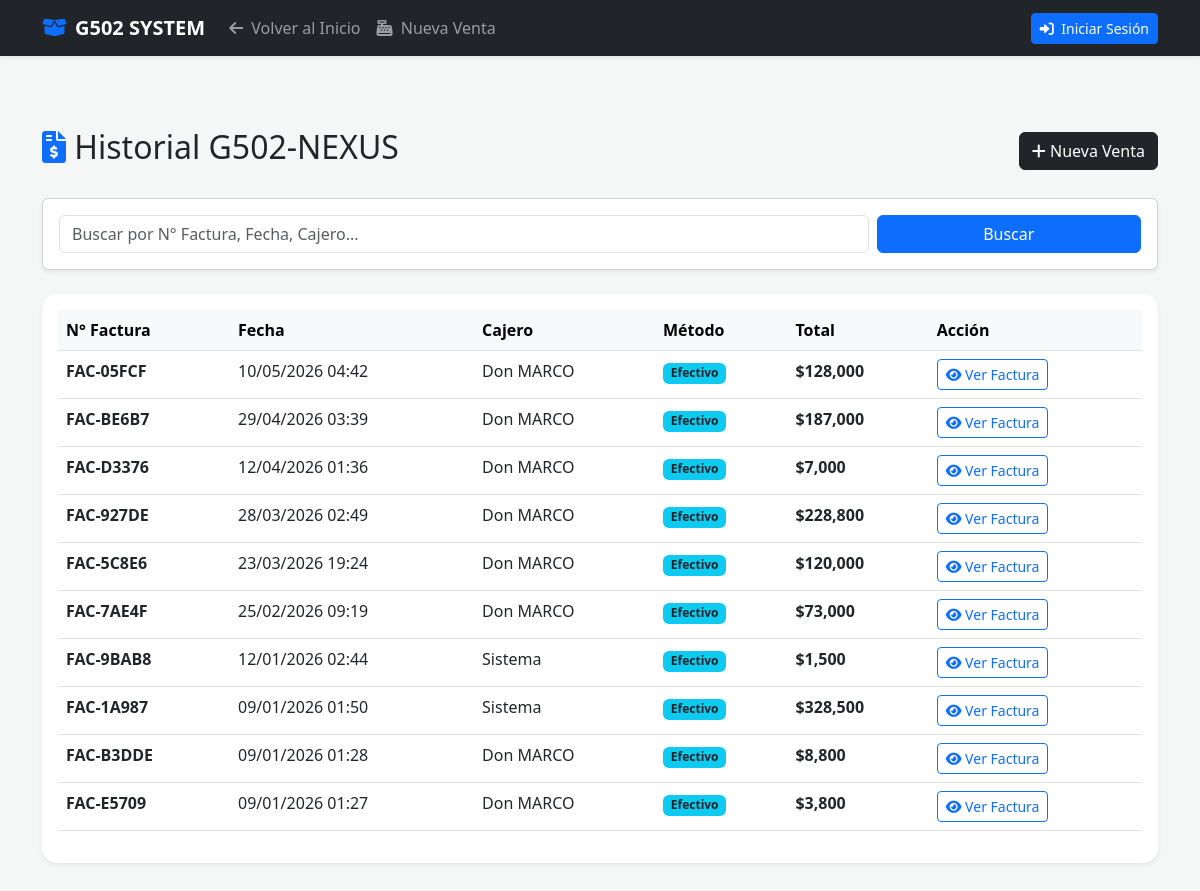
Page /g502/admin/basefacturas.php on the committed database.
### tables this page shows
CREATE TABLE `factura_base` (
  `id` int(11) NOT NULL,
  `numero_factura` varchar(20) DEFAULT NULL,
  `fecha_venta` datetime DEFAULT current_timestamp(),
  `cliente_id` int(11) DEFAULT 1,
  `cajero_id` int(11) DEFAULT NULL,
  `subtotal` decimal(10,2) DEFAULT NULL,
  `impuestos` decimal(10,2) DEFAULT NULL,
  `total` decimal(10,2) DEFAULT NULL,
  `metodo_pago` enum('Efectivo','Tarjeta','Transferencia') DEFAULT 'Efectivo',
  `estado` enum('Completada','Anulada') DEFAULT 'Completada',
  `cambio` varchar(222) NOT NULL
);

CREATE TABLE `usuarios` (
  `id` int(11) NOT NULL,
  `nombre_usuario` varchar(50) NOT NULL,
  `nombre_completo` varchar(100) DEFAULT NULL,
  `email` varchar(100) NOT NULL,
  `telefono` varchar(20) DEFAULT NULL,
  `direccion` text DEFAULT NULL,
  `ciudad` varchar(50) DEFAULT NULL,
  `estado_provincia` varchar(50) DEFAULT NULL,
  `password` varchar(255) NOT NULL,
  `rol` enum('usuario','administrador','empleado') NOT NULL DEFAULT 'usuario',
  `estado_cuenta` enum('activo','inactivo') DEFAULT 'activo',
  `fecha_registro` timestamp NOT NULL DEFAULT current_timestamp()
);

### g502/admin/basefacturas.php (the view, shortened to what this page needs)
<?php
require_once '../config/db.php';
$busqueda = $_GET['busqueda'] ?? '';
$sql = "SELECT fb.*, u.nombre_usuario
        FROM factura_base fb
        LEFT JOIN usuarios u ON fb.cajero_id = u.id";
$sql .= " ORDER BY fb.fecha_venta DESC";
$resultado = mysqli_query($conn, $sql);
?>
<!DOCTYPE html>
<html lang="es">
<head>
    <link href="https://cdn.jsdelivr.net/npm/bootstrap@5.3.0/dist/css/bootstrap.min.css" rel="stylesheet">
    <link rel="stylesheet" href="https://cdnjs.cloudflare.com/ajax/libs/font-awesome/6.0.0/css/all.min.css">
</head>
<body>
<?php include 'includes/header.php'; ?>
<div class="container py-5">
    <div class="d-flex justify-content-between align-items-center mb-4">
        <h2><i class="fas fa-file-invoice-dollar text-primary"></i> Historial G502-NEXUS</h2>
        <a href="POS.php" class="btn btn-dark"><i class="fas fa-plus"></i> Nueva Venta</a>
    </div>
    <div class="card mb-4 shadow-sm">
        <div class="card-body">
            <form method="GET" action="" class="row g-2">
                <div class="col-md-9">
                    <input type="text" name="busqueda" class="form-control"
                           placeholder="Buscar por N° Factura, Fecha, Cajero..."
                           value="<?php echo htmlspecialchars($busqueda); ?>">
                </div>
                <div class="col-md-3 d-flex gap-2">
                    <button type="submit" class="btn btn-primary flex-grow-1">Buscar</button>
                </div>
            </form>
        </div>
    </div>
    <div class="card card-factura shadow-sm">
        <div class="card-body">
            <table class="table table-hover">
                <thead class="table-light">
                    <tr>
                        <th>N° Factura</th>
                        <th>Fecha</th>
                        <th>Cajero</th>
                        <th>Método</th>
                        <th>Total</th>
                        <th>Acción</th>
                    </tr>
                </thead>
                <tbody>
                    <?php while($f = mysqli_fetch_assoc($resultado)): ?>
                    <tr>
                        <td class="fw-bold"><?php echo $f['numero_factura']; ?></td>
                        <td><?php echo date('d/m/Y H:i', strtotime($f['fecha_venta'])); ?></td>
                        <td><?php echo $f['nombre_usuario'] ?? 'Sistema'; ?></td>
                        <td><span class="badge bg-info text-dark"><?php echo $f['metodo_pago']; ?></span></td>
                        <td class="fw-bold">$<?php echo number_format($f['total']); ?></td>
                        <td>
                            <button class="btn btn-sm btn-outline-primary" onclick="verDetalle(<?php echo $f['id']; ?>)">
                                <i class="fas fa-eye"></i> Ver Factura
                            </button>
                        </td>
                    </tr>
                    <?php endwhile; ?>
                </tbody>
            </table>
        </div>
    </div>
</div>
</body>
</html>

### g502/admin/basefacturas.php (style rules this page uses)
body { background-color: #f4f7f6; }
.card-factura { border-radius: 15px; border: none; box-shadow: 0 4px 6px rgba(0,0,0,0.1); }

### rows in the picture
factura_base: numero_factura "FAC-05FCF", fecha_venta "10/05/2026 04:42", usuarios.nombre_usuario "Don MARCO", metodo_pago "Efectivo", total "128,000"
factura_base: numero_factura "FAC-BE6B7", fecha_venta "29/04/2026 03:39", usuarios.nombre_usuario "Don MARCO", metodo_pago "Efectivo", total "187,000"
factura_base: numero_factura "FAC-D3376", fecha_venta "12/04/2026 01:36", usuarios.nombre_usuario "Don MARCO", metodo_pago "Efectivo", total "7,000"
factura_base: numero_factura "FAC-927DE", fecha_venta "28/03/2026 02:49", usuarios.nombre_usuario "Don MARCO", metodo_pago "Efectivo", total "228,800"
factura_base: numero_factura "FAC-5C8E6", fecha_venta "23/03/2026 19:24", usuarios.nombre_usuario "Don MARCO", metodo_pago "Efectivo", total "120,000"
factura_base: numero_factura "FAC-7AE4F", fecha_venta "25/02/2026 09:19", usuarios.nombre_usuario "Don MARCO", metodo_pago "Efectivo", total "73,000"
factura_base: numero_factura "FAC-9BAB8", fecha_venta "12/01/2026 02:44", nombre_usuario "Sistema", metodo_pago "Efectivo", total "1,500"
factura_base: numero_factura "FAC-1A987", fecha_venta "09/01/2026 01:50", nombre_usuario "Sistema", metodo_pago "Efectivo", total "328,500"
factura_base: numero_factura "FAC-B3DDE", fecha_venta "09/01/2026 01:28", usuarios.nombre_usuario "Don MARCO", metodo_pago "Efectivo", total "8,800"
factura_base: numero_factura "FAC-E5709", fecha_venta "09/01/2026 01:27", usuarios.nombre_usuario "Don MARCO", metodo_pago "Efectivo", total "3,800"
